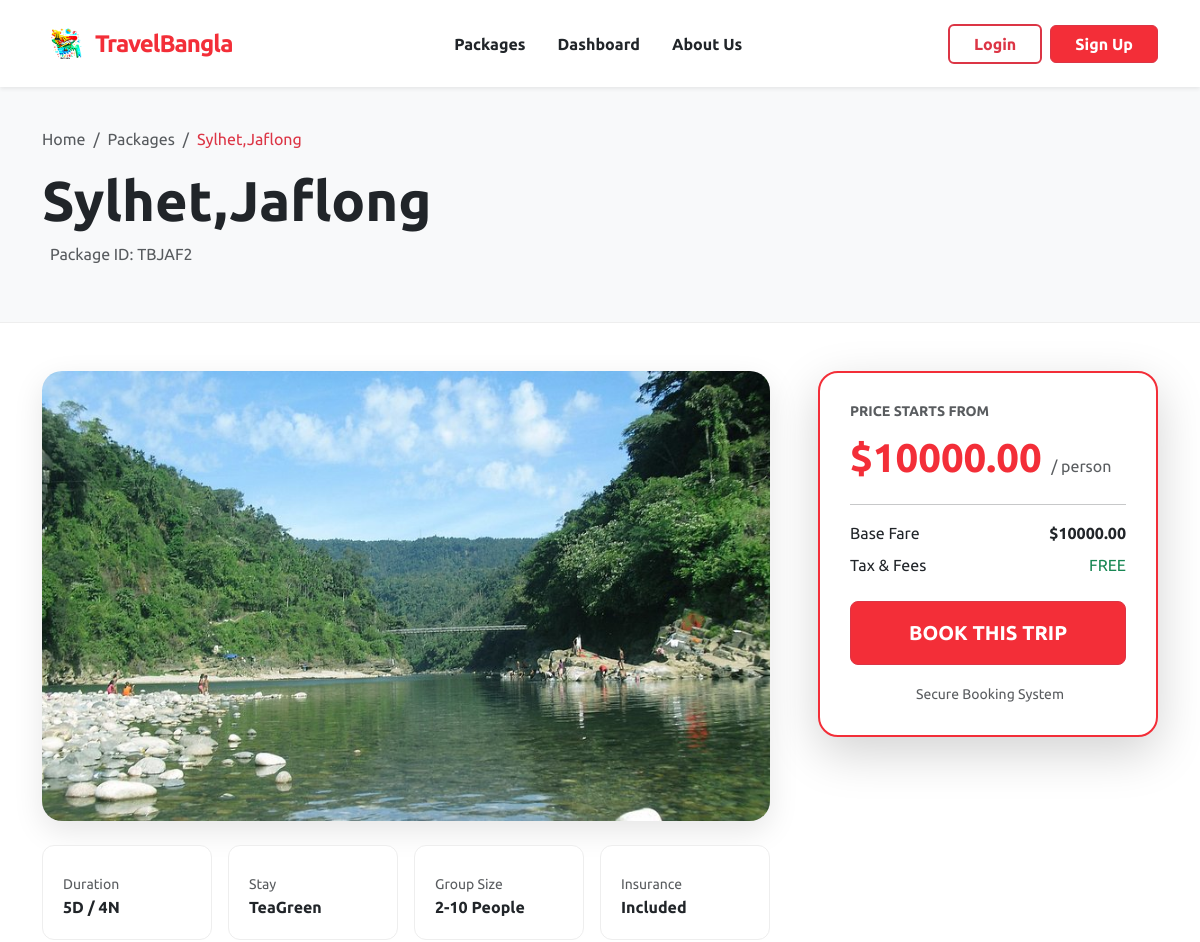
Page /details/TBJAF2 (upper part) on the earlier database version.
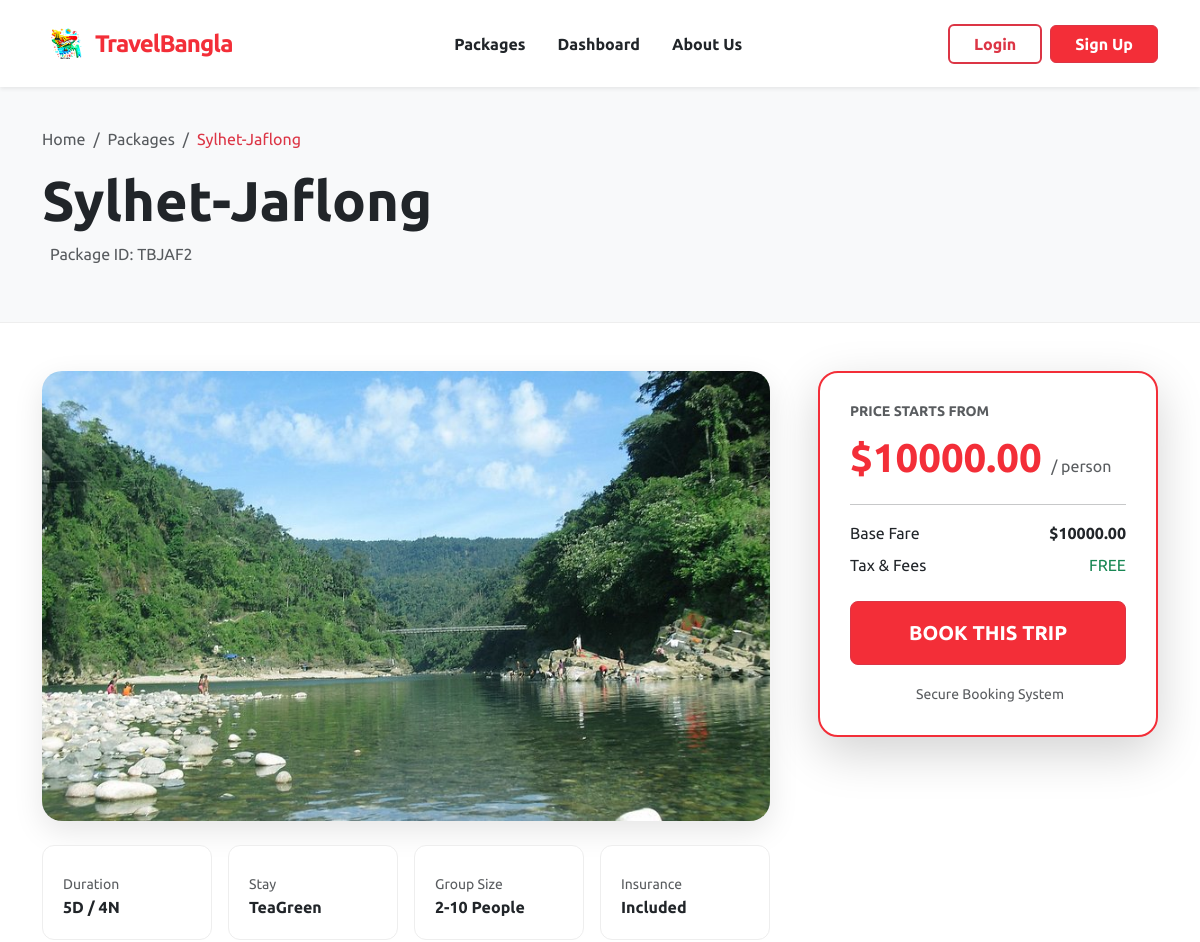
Same page on the later database version.
### Home/models.py (models this page shows, shortened)
class Package(models.Model):
    pName = models.CharField(max_length=100, primary_key=True, verbose_name="Package Name")
    destination = models.CharField(max_length=100, verbose_name="Destination")
    hotel = models.CharField(max_length=100, verbose_name="Hotel Name")
    days = models.IntegerField(verbose_name="Number of Days")
    nights = models.IntegerField(verbose_name="Number of Nights")
    price = models.DecimalField(max_digits=10, decimal_places=2, verbose_name="Package Price")
    description = models.TextField(verbose_name="Package Description")
    imgname = models.CharField(max_length=100, verbose_name="Image Name")

### Home/views.py (the view)
# urls.py: path('details/<str:pName>', views.details, name='details'),
def details(request,pName):
    package = Package.objects.get(pName=pName)
    return render(request,'package_details.html',{'package':package})

### templates/package_details.html (shortened to what this page needs)
{% extends "base.html" %} {% load static %}  {% block body %}
<div class="details-header">
  <div class="container">
    <nav aria-label="breadcrumb">
      <ol class="breadcrumb">
        <li class="breadcrumb-item">
          <a href="/" class="text-decoration-none text-muted">Home</a>
        </li>
        <li class="breadcrumb-item">
          <a href="{% url 'packages' %}" class="text-decoration-none text-muted"
            >Packages</a
          >
        </li>
        <li class="breadcrumb-item active text-danger" aria-current="page">
          {{ package.destination }}
        </li>
      </ol>
    </nav>
    <h1 class="display-4 fw-bold">{{ package.destination }}</h1>
    <p class="text-muted">
      Package ID: {{ package.pName }}
    </p>
  </div>
</div>
<div class="container my-5">
  <div class="row g-5">
    <div class="col-lg-8">
      <img
        src="{% static package.imgname|add:'.jpg' %}"
        class="package-img-large mb-4"
        alt="{{ package.destination }}"
      />
      <div class="row g-3 mb-5">
        <div class="col-6 col-md-3">
          <div class="info-icon-box text-center text-md-start">
            <small class="text-muted d-block">Duration</small>
            <span class="fw-bold"
              >{{ package.days }}D / {{ package.nights }}N</span
            >
          </div>
        </div>
        <div class="col-6 col-md-3">
          <div class="info-icon-box text-center text-md-start">
            <small class="text-muted d-block">Stay</small>
            <span class="fw-bold">{{ package.hotel }}</span>
          </div>
        </div>
        <div class="col-6 col-md-3">
          <div class="info-icon-box text-center text-md-start">
            <small class="text-muted d-block">Group Size</small>
            <span class="fw-bold">2-10 People</span>
          </div>
        </div>
        <div class="col-6 col-md-3">
          <div class="info-icon-box text-center text-md-start">
            <small class="text-muted d-block">Insurance</small>
            <span class="fw-bold">Included</span>
          </div>
        </div>
      </div>
    </div>
    <div class="col-lg-4">
      <div class="booking-sidebar shadow-lg">
        <h5 class="text-muted text-uppercase small fw-bold">
          Price starts from
        </h5>
        <div class="price-tag mb-3">
          ${{ package.price }}
          <span class="fs-6 text-muted fw-normal">/ person</span>
        </div>
        <hr />
        <ul class="list-unstyled mb-4">
          <li class="d-flex justify-content-between mb-2">
            <span>Base Fare</span>
            <span class="fw-bold">${{ package.price }}</span>
          </li>
          <li class="d-flex justify-content-between mb-2">
            <span>Tax & Fees</span>
            <span class="text-success">FREE</span>
          </li>
        </ul>
        <a
          href="{% url 'booking' package.pName %}"
          class="btn btn-danger btn-lg w-100 fw-bold py-3"
          style="background-color: #f32e38"
        >
          BOOK THIS TRIP
        </a>
        <div class="text-center mt-3">
          <small class="text-muted"
            > Secure Booking System</small
          >
        </div>
      </div>
    </div>
  </div>
</div>
{% endblock body %}

Differences in the rows shown:
changed Package "TBJAF2": destination "Sylhet,Jaflong" → "Sylhet-Jaflong"
